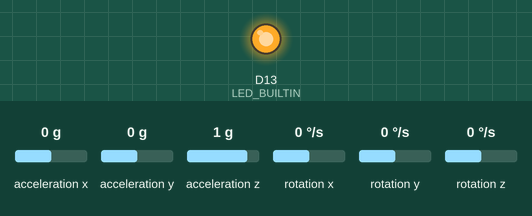
Recording of a sketch running on a simulated Arduino Nano 33 BLE. On the bench: output pins drawn as LEDs (lit = HIGH). Inputs (shaded band) come from the test bench; at power-on: acceleration x 0 g, acceleration y 0 g, acceleration z 1 g, rotation x 0 °/s, rotation y 0 °/s, rotation z 0 °/s. What the sketch prints to the serial monitor is not drawn.

Above: at 0.1 s.
Timing chart, 0 to 1.6 s (numbered marks = the images above):
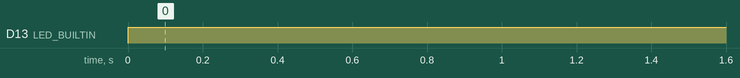

The sketch:

yoga_ball_controller_TEST_VER.ino
```cpp
/*
 * 瑜伽球控制器：左侧 / 右侧 Nano 33 BLE 板载 IMU 数据采集
 *
 * 【1. 上传左侧板】保留下面的 SENSOR_LEFT，注释 SENSOR_RIGHT，然后上传。
 * 【2. 上传右侧板】注释 SENSOR_LEFT，取消 SENSOR_RIGHT 的注释，然后上传。
 * 两块板共用下面的采集代码，不需要复制或注释整段 setup() / loop()。
 * 左右以玩家面对控制器时的方向为准，建议在板子上贴 L / R 标签。
 *
 * 【3. 选择硬件版本】下面 IMU_REV2 = 0 表示原版，= 1 表示 Rev2。
 * Arduino IDE 开发板管理器：安装 Arduino Mbed OS Nano Boards。
 * 开发板选择 Arduino Nano 33 BLE，并选择当前要上传的板子的 USB 端口。
 * 库管理器：原版安装 Arduino_LSM9DS1；Rev2 安装 Arduino_BMI270_BMM150。
 * 官方版本说明：
 * https://support.arduino.cc/hc/en-us/articles/11729186296476
 *
 * 【4. 查看数据】各自通过 USB 接电脑；串口监视器选择 115200 波特率。
 * 每行 CSV：IMU,side,sequence,time_us,ax,ay,az,gx,gy,gz
 * 示例：IMU,L,0,123456,0.01000,-0.02000,1.00100,0.12000,-0.08000,0.03000
 * side：L 左侧 / R 右侧；sequence：有效采集帧编号，从 0 开始。
 * time_us：本板读取开始时的 micros()，单位微秒，约 71.6 分钟回绕。
 * ax/ay/az：加速度，单位 g，包含重力；静止时向量长度通常约为 1。
 * gx/gy/gz：角速度，单位 度/秒；静止时通常接近 0，有少量零偏。
 * 每行以换行结束。以 # 开头的是状态 / 错误信息，不是数据行。
 * 最多每秒输出 50 帧；串口未打开时不输出、不等待电脑。
 * sequence 在未连接电脑时仍递增；输出跳号可能代表期间没有串口连接。
 *
 * 【控制器轴向定义：左右两侧均按此标注】
 * X 轴 / ax：向内、向外移动（move inward / outward）。
 * Y 轴 / ay：向上、向下移动（up / down）。
 * Z 轴 / az：挤压、松开（squeeze in / out）。
 * 上述对应沿轴运动；gx/gy/gz 表示绕各轴旋转的角速度。
 * 各方向的正负号尚未指定，保留原始符号，以两块板实际安装后的读数确认。
 * ax/ay/az 是加速度，不是位移或挤压力；保持挤压时不一定持续有变化。
 *
 * 【安装与范围】数据保持板载传感器坐标，不做左右反号、滤波或去重力。
 * 安装时按上述定义确认板载轴方向；“左 / 右”标签不会自动对齐两板坐标。
 * 两板时钟独立，时间戳不能直接当作同步时间；暂不启用蓝牙或动作识别。
 * 游戏 Sensor lab 可读取此原始数据，用于归零、滤波和轴向测试；暂不自动触发游戏动作。
 * 先记录真实敲击 / 挤压数据，再进行坐标对齐、校准和分类。
 */

// ==================== 左侧代码选择：上传左板时保留 ====================
// #define SENSOR_LEFT

// ==================== 右侧代码选择：上传右板时取消注释 ====================
 #define SENSOR_RIGHT

// ==================== 板子版本：原版填 0，Rev2 填 1 ====================
#define IMU_REV2 1

#include <Arduino.h>
#include <math.h>

#if defined(SENSOR_LEFT) && defined(SENSOR_RIGHT)
#error "Select only one side: SENSOR_LEFT or SENSOR_RIGHT."
#elif defined(SENSOR_LEFT)
constexpr char SENSOR_SIDE = 'L';
#elif defined(SENSOR_RIGHT)
constexpr char SENSOR_SIDE = 'R';
#else
#error "Select a side: uncomment SENSOR_LEFT or SENSOR_RIGHT."
#endif

#if IMU_REV2 == 0
#include <Arduino_LSM9DS1.h>
#elif IMU_REV2 == 1
#include <Arduino_BMI270_BMM150.h>
#else
#error "IMU_REV2 must be 0 (original) or 1 (Rev2)."
#endif

// ==================== 左右共用：采样与 USB 串口输出 ====================
constexpr uint32_t OUTPUT_INTERVAL_US = 20000;  // 输出上限 50 Hz。
constexpr uint32_t SENSOR_TIMEOUT_MS = 1000;
bool imuReady = false;
bool serialWasConnected = false;
uint32_t lastSampleUs = 0;
uint32_t lastGoodSampleMs = 0;
uint32_t lastWarningMs = 0;
uint32_t sequence = 0;

void setup() {
  pinMode(LED_BUILTIN, OUTPUT);
  Serial.begin(115200);
  // 不使用 while (!Serial)，避免没开串口监视器时一直卡住。
  imuReady = IMU.begin();
  lastGoodSampleMs = millis();
}

void loop() {
  const uint32_t nowMs = millis();
  const bool serialConnected = static_cast<bool>(Serial);

  // 每次打开串口都提供侧别、状态和列名，便于确认两块板没有烧反。
  if (serialConnected && !serialWasConnected) {
    Serial.print("# side=");
    Serial.print(SENSOR_SIDE);
    Serial.println(imuReady ? " imu=ready" : " imu=init_failed");
    Serial.println("# IMU,side,sequence,time_us,ax_g,ay_g,az_g,gx_dps,gy_dps,gz_dps");
  }
  serialWasConnected = serialConnected;

  const bool sensorFault = !imuReady ||
      static_cast<uint32_t>(nowMs - lastGoodSampleMs) >= SENSOR_TIMEOUT_MS;
  // 正常时 LED 常亮；初始化失败或超过 1 秒没读到有效数据时闪烁。
  digitalWrite(LED_BUILTIN, sensorFault ? ((nowMs / 250) % 2) : HIGH);
  if (sensorFault && serialConnected &&
      static_cast<uint32_t>(nowMs - lastWarningMs) >= SENSOR_TIMEOUT_MS) {
    lastWarningMs = nowMs;
    Serial.println(imuReady ? "# ERROR: no valid IMU samples" :
        "# ERROR: IMU init failed; check IMU_REV2 and library, then reset");
  }
  if (!imuReady) return;

  const uint32_t nowUs = micros();
  if (static_cast<uint32_t>(nowUs - lastSampleUs) < OUTPUT_INTERVAL_US) return;
  // 两个传感器都有新数据才读取，不把上次的值冒充新采样。
  if (!IMU.accelerationAvailable() || !IMU.gyroscopeAvailable()) return;

  // 数据顺序：ax（内外移动）、ay（上下移动）、az（挤压松开），随后为三轴角速度。
  float values[6];
  const uint32_t sampleUs = micros();
  const int accelerationRead = IMU.readAcceleration(values[0], values[1], values[2]);
  const int gyroscopeRead = IMU.readGyroscope(values[3], values[4], values[5]);
  lastSampleUs = sampleUs;
  if (!accelerationRead || !gyroscopeRead) return;
  for (float value : values) {
    if (!isfinite(value)) return;
  }
  lastGoodSampleMs = millis();
  const uint32_t sampleSequence = sequence++;
  if (!serialConnected) return;

  Serial.print("IMU,");
  Serial.print(SENSOR_SIDE);
  Serial.print(',');
  Serial.print(sampleSequence);
  Serial.print(',');
  Serial.print(sampleUs);
  for (float value : values) {
    Serial.print(',');
    Serial.print(value, 5);
  }
  Serial.println();
}
```

Measured:
- by itself, D13 (LED_BUILTIN): LOW → HIGH at 0.00 s
